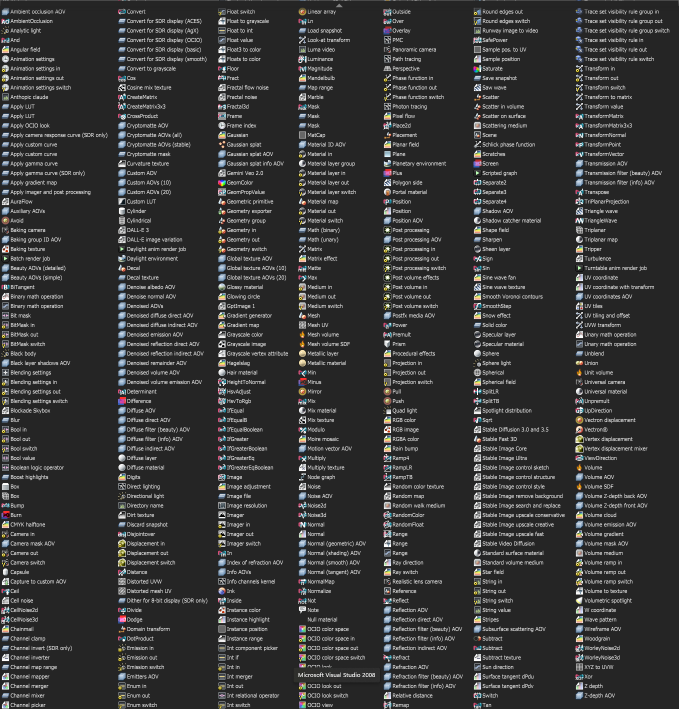
#> input picture octaneWebR/octane_allitems2.png, 1357 x 1418 px (shown at 1/2 size)
$ python sample_img2_manually.py
#> lines starting #> are read from the running program, lines starting #| are printed output that depends on the picture
#!/usr/bin/env python3
"""
Manually sample pixels from img2 to find where icons start.
Use same spacing as img1, just find different starting position.
"""

from PIL import Image, ImageDraw
from pathlib import Path

SCREENSHOT_2 = Path(__file__).parent / 'octane_allitems2.png'

def sample_region(img, x, y, size=16):
    """Sample a 16x16 region (icon size) and check if it has content"""
    if x + size > img.width or y + size > img.height:
        return False, 0

    icon = img.crop((x, y, x + size, y + size))
    pixels = list(icon.getdata())

    total_brightness = 0
    bright_pixels = 0

    for r, g, b, a in pixels:
        if a > 128:
            brightness = r + g + b
            total_brightness += brightness
            if brightness > 100:  # Significant brightness
                bright_pixels += 1

    has_content = bright_pixels > 10  # At least 10 bright pixels in icon

    return has_content, total_brightness

def test_grid_positions(img):
    """
    Test various starting positions using img1's spacing values.
    We know COL_SPACING=233 and ROW_SPACING=19 work for img1,
    so try different START_X and START_Y for img2.
    """
    COL_SPACING = 233
    ROW_SPACING = 19
    ICON_SIZE = 16

    # Test various starting positions
    test_positions = []

    for start_x in range(0, 30):
        for start_y in range(0, 30):
            # Test first 6 icons in first row (should all have content)
            icons_with_content = 0
            total_brightness = 0

            for col in range(6):
                x = start_x + (col * COL_SPACING)
                y = start_y

                has_content, brightness = sample_region(img, x, y, ICON_SIZE)
                if has_content:
                    icons_with_content += 1
                    total_brightness += brightness

            if icons_with_content >= 4:  # At least 4 of 6 icons have content
                test_positions.append({
                    'start_x': start_x,
                    'start_y': start_y,
                    'icons_found': icons_with_content,
                    'total_brightness': total_brightness
                })

    # Sort by most icons found and highest brightness
    test_positions.sort(key=lambda p: (p['icons_found'], p['total_brightness']), reverse=True)

    return test_positions

def create_test_visualization(img, test_positions, output_path):
    """Create visualization showing top candidate positions"""
    vis = img.copy()
    draw = ImageDraw.Draw(vis, 'RGBA')

    COL_SPACING = 233
    ROW_SPACING = 19
    ICON_SIZE = 16

    colors = [
        (255, 0, 0, 255),    # Red - best match
        (255, 128, 0, 255),  # Orange
        (255, 255, 0, 255),  # Yellow
        (0, 255, 0, 255),    # Green
        (0, 255, 255, 255),  # Cyan
    ]

    for i, pos in enumerate(test_positions[:5]):
        color = colors[i] if i < len(colors) else (128, 128, 128, 255)

        # Draw first 6 icons in first row
        for col in range(6):
            x = pos['start_x'] + (col * COL_SPACING)
            y = pos['start_y']

            if x + ICON_SIZE < img.width and y + ICON_SIZE < img.height:
                draw.rectangle(
                    [x, y, x + ICON_SIZE, y + ICON_SIZE],
                    outline=color,
                    width=2 if i == 0 else 1
                )

    vis.save(output_path)

def main():
    print("="*70)
    print("🔍 FINDING CORRECT START POSITION FOR IMG2")
    print("="*70)

    print(f"\n📸 Loading: octane_allitems2.png")
    img = Image.open(SCREENSHOT_2)
#> img is the input picture: PIL image 1357x1418 RGBA; mean R, G, B, A 52.6, 52.7, 52.7, 255
    print(f"   Size: {img.width}x{img.height}")
#|    Size: 1357x1418

    print(f"\n🔎 Testing grid positions...")
    print(f"   Using: COL_SPACING=233, ROW_SPACING=19 (from img1)")
    print(f"   Testing: Various START_X and START_Y combinations")

    test_positions = test_grid_positions(img)
#> the loop in test_grid_positions, `for start_x in range(0, 30):` made 30 passes
#> pass 1, in sample_region, `icon = img.crop((x, y, x + size, y + size))`:
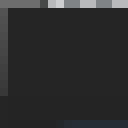
#> icon: PIL image 16x16 RGBA (shown 8 times larger); mean R, G, B, A 44.7, 45, 45.3, 255
#> pass 1, in sample_region (call 2), `icon = img.crop((x, y, x + size, y + size))`:
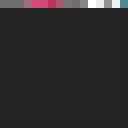
#> icon: PIL image 16x16 RGBA (shown 8 times larger); mean R, G, B, A 44.5, 42.6, 43.3, 255
#> pass 1, in sample_region (call 3), `icon = img.crop((x, y, x + size, y + size))`:
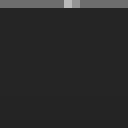
#> icon: PIL image 16x16 RGBA (shown 8 times larger); mean R, G, B, A 41.7, 41.7, 41.7, 255

    print(f"\n📊 Top 10 candidate positions:")
    print(f"{'Rank':>4} {'START_X':>8} {'START_Y':>8} {'Icons':>6} {'Brightness':>12}")
    print("-"*70)

    for i, pos in enumerate(test_positions[:10]):
        print(f"{i+1:4d} {pos['start_x']:8d} {pos['start_y']:8d} {pos['icons_found']:6d} {pos['total_brightness']:12d}")
#> this loop made 10 passes
#|    1        3       15      6       316022
#|    2        3       16      6       315867
#|    3        3       14      6       314756
#|    4        4       15      6       314218
#|    5        4       16      6       314028
#|    6        3       17      6       313960
#|    7        5       15      6       312968
#|    8        4       14      6       312961
#> (further printed lines are left out)

    if test_positions:
        best = test_positions[0]
        print(f"\n✅ BEST MATCH:")
        print(f"   START_X = {best['start_x']}")
#|    START_X = 3
        print(f"   START_Y = {best['start_y']}")
#|    START_Y = 15
        print(f"   Icons found: {best['icons_found']}/6")
#|    Icons found: 6/6
        print(f"   Total brightness: {best['total_brightness']}")
#|    Total brightness: 316022

    # Create visualization
    print(f"\n🎨 Creating visualization...")
    vis_path = Path(__file__).parent / 'img2_grid_candidates.png'
    create_test_visualization(img, test_positions, vis_path)
#> the loop in create_test_visualization, `for i, pos in enumerate(test_positions[:5]):` made 5 passes
    print(f"   ✅ Saved: {vis_path}")
    print(f"   Colors: Red=best, Orange=2nd, Yellow=3rd, etc.")

    print(f"""
{'='*70}
🎯 RECOMMENDED PARAMETERS FOR IMG2
{'='*70}

START_X = {test_positions[0]['start_x'] if test_positions else 'N/A'}
START_Y = {test_positions[0]['start_y'] if test_positions else 'N/A'}
COL_SPACING = 233  (same as img1)
ROW_SPACING = 19   (same as img1)
ICON_SIZE = 16

Compare with IMG1:
  START_X = 3
  START_Y = 2

Difference:
  ΔX = {test_positions[0]['start_x'] - 3 if test_positions else 'N/A'}
  ΔY = {test_positions[0]['start_y'] - 2 if test_positions else 'N/A'}
""")
#| ======================================================================
#| 🎯 RECOMMENDED PARAMETERS FOR IMG2
#| ======================================================================
#| START_X = 3
#| START_Y = 15
#| COL_SPACING = 233  (same as img1)
#| ROW_SPACING = 19   (same as img1)
#| ICON_SIZE = 16
#| Compare with IMG1:
#|   START_X = 3
#|   START_Y = 2
#| Difference:
#> (further printed lines are left out)

if __name__ == '__main__':
    main()

$ run again, with octaneWebR/octane_allitems1.png copied over octaneWebR/octane_allitems2.png
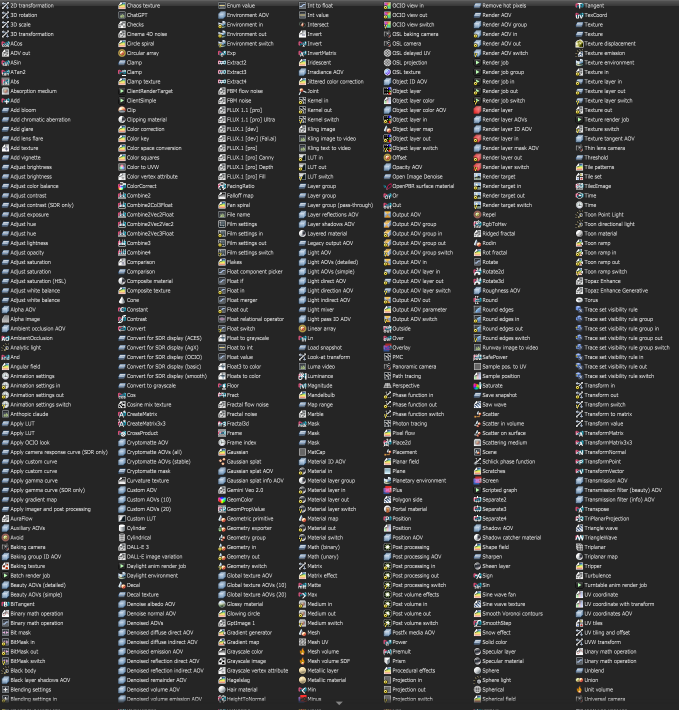
#> input picture octaneWebR/octane_allitems1.png, 1357 x 1420 px (shown at 1/2 size)
#> in main, img is the input picture: PIL image 1357x1420 RGBA; mean R, G, B, A 52.5, 52.6, 52.7, 255
#|    Size: 1357x1420
#> the loop in test_grid_positions, `for start_x in range(0, 30):` made 30 passes
#> pass 1, in sample_region (call 2), `icon = img.crop((x, y, x + size, y + size))`:
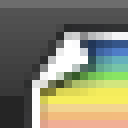
#> icon: PIL image 16x16 RGBA (shown 8 times larger); mean R, G, B, A 132.8, 132.7, 110.2, 255
#> pass 1, in sample_region (call 4), `icon = img.crop((x, y, x + size, y + size))`:
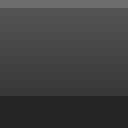
#> icon: PIL image 16x16 RGBA (shown 8 times larger); mean R, G, B, A 63.9, 63.9, 63.9, 255
#> the loop in main, `for i, pos in enumerate(test_positions[:10]):` made 10 passes
#|    1       13        0      6       436634
#|    2       14        0      6       432598
#|    3       11        0      6       431670
#|    4       12        0      6       431282
#|    5       10        0      6       431052
#> (further printed lines are left out)
#|    START_X = 13
#|    START_Y = 0
#|    Icons found: 6/6
#|    Total brightness: 436634
#> the loop in create_test_visualization, `for i, pos in enumerate(test_positions[:5]):` made 5 passes
#| ======================================================================
#| 🎯 RECOMMENDED PARAMETERS FOR IMG2
#| ======================================================================
#| START_X = 13
#| START_Y = 0
#| COL_SPACING = 233  (same as img1)
#> (further printed lines are left out)
